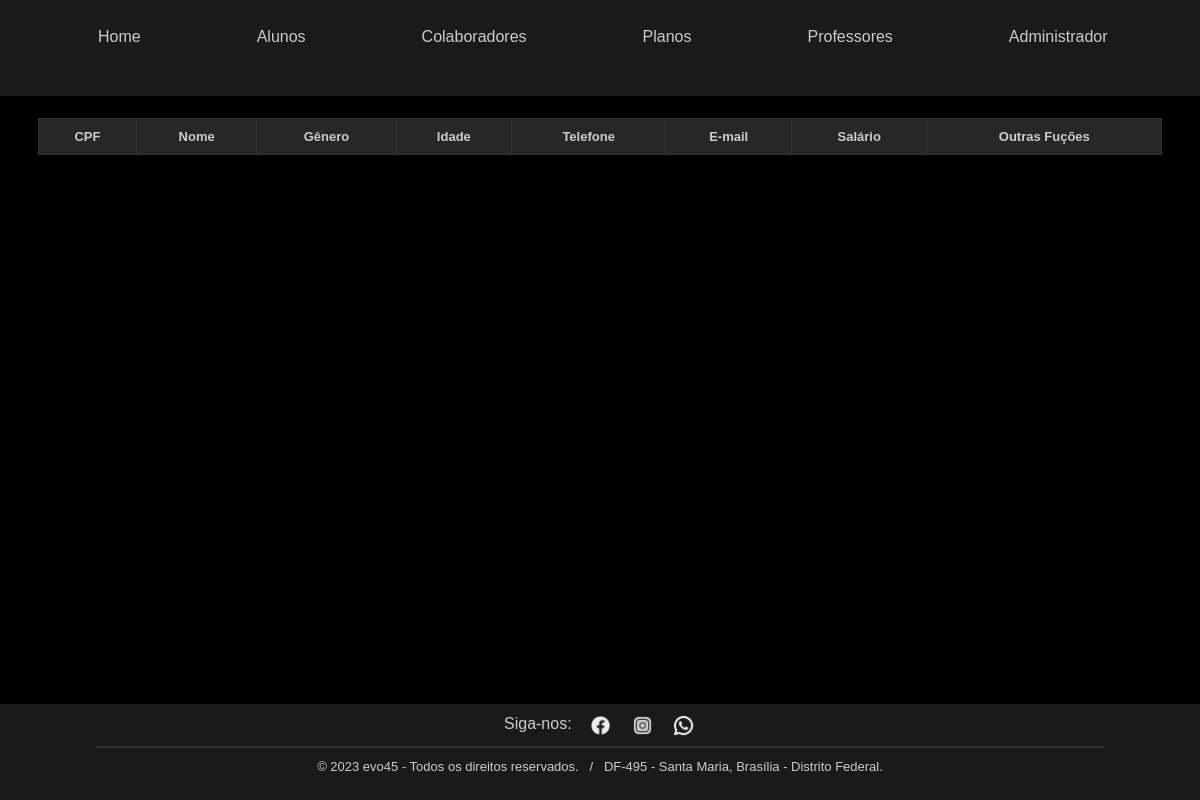
Before: /php/profes_lista.php with the older database file.
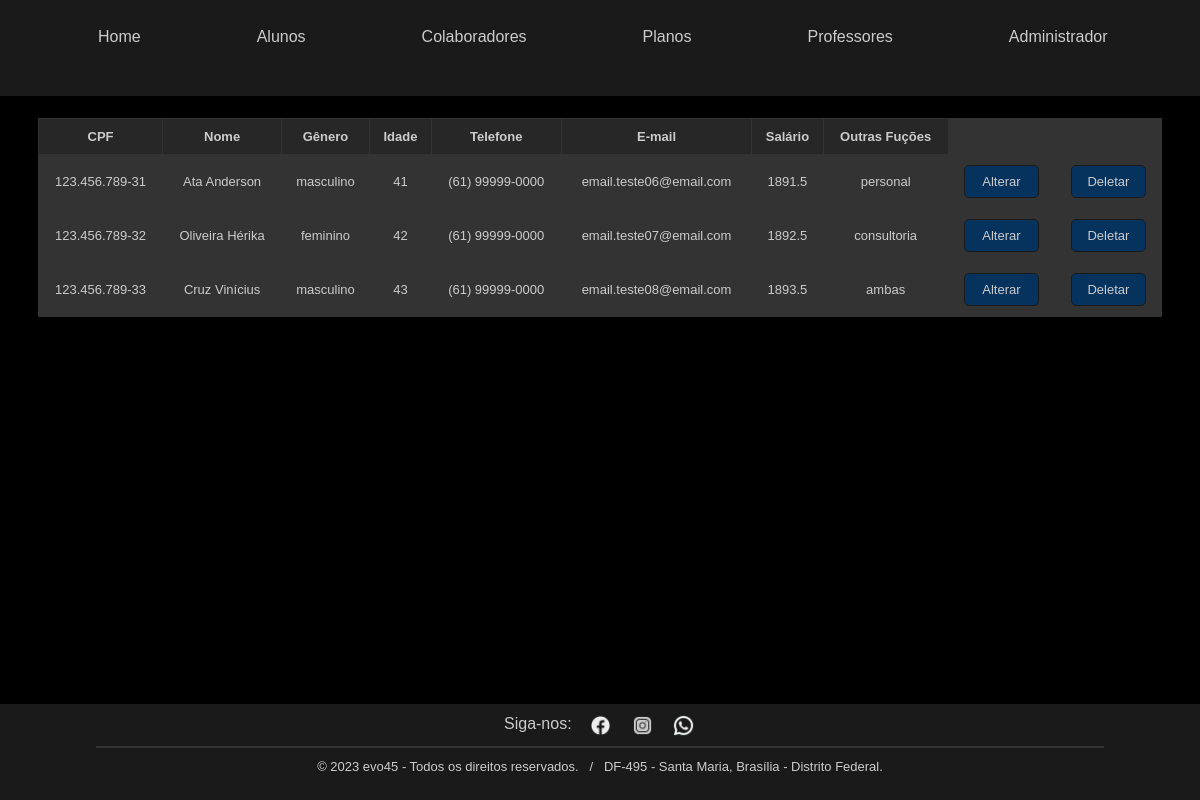
After: the same page with the newer database file.
### tables this page shows
CREATE TABLE `professores` (
  `ID` int(2) NOT NULL AUTO_INCREMENT,
  `cpf` varchar(14) NOT NULL,
  `nom` varchar(60) NOT NULL,
  `gen` varchar(10) NOT NULL,
  `idd` int(2) NOT NULL,
  `tel` varchar(20) NOT NULL,
  `ema` varchar(40) NOT NULL,
  `sal` double NOT NULL,
  `fad` varchar(25) NOT NULL,
  PRIMARY KEY (`ID`)
);

### php/profes_lista.php (the view, shortened to what this page needs)
<!DOCTYPE html>
<html lang="pt-br">
    <head>
        <?php
            include 'repetition.php';
            echo $head;
        ?>
    </head>
    <body>
        <?php echo $header;?>
        <?php
            $con=mysqli_connect("localhost","root","","evo45");
           $result = mysqli_query($con,"SELECT * FROM professores");
        ?>
        <div class="table-container">
	   		<table>
		   		<thead>
		   			<th>CPF</th>
		   			<th>Nome</th>
		   			<th>Gênero</th>
                    <th>Idade</th>
		   			<th>Telefone</th>
		   			<th>E-mail</th>
		   			<th>Salário</th>
		   			<th>Outras Fuções</th>
		   		</thead>
		       	<?php while($row = mysqli_fetch_array($result)){ ?>
					<tr style="text-align: center">
				   		<td><?php echo $row['cpf']; ?></td>
						<td><?php echo $row['nom']; ?></td>
						<td><?php echo $row['gen']; ?></td>
						<td><?php echo $row['idd']; ?></td>
			            <td><?php echo $row['tel']; ?></td>
			            <td><?php echo $row['ema']; ?></td>
				        <td><?php echo $row['sal']; ?></td>
				        <td><?php echo $row['fad']; ?></td>
						<td>
							<form action="./profe_form_alt.php" method="POST">
                                <button type="submit" name="btn_alt" value="ok">
                                    Alterar
                                </button>
							</form>
						</td>
                        <td>
							<form action="./profe_dlt.php" method="POST">
                                <button type="submit" name="btn_del" value="ok">
                                    Deletar
                                </button>
							</form>
						</td>
					</tr>
				<?php } mysqli_close($con);?>
	    	</table>
		</div>
        <?php echo $footer;?>
    </body>
</html>

Changed rows visible on the page:
added professores: cpf "123.456.789-31", nom "Ata Anderson", gen "masculino", idd "41", tel "(61) 99999-0000", ema "email.teste06@email.com", sal "1891.5", fad "personal"
added professores: cpf "123.456.789-32", nom "Oliveira Hérika", gen "feminino", idd "42", tel "(61) 99999-0000", ema "email.teste07@email.com", sal "1892.5", fad "consultoria"
added professores: cpf "123.456.789-33", nom "Cruz Vinícius", gen "masculino", idd "43", tel "(61) 99999-0000", ema "email.teste08@email.com", sal "1893.5", fad "ambas"
